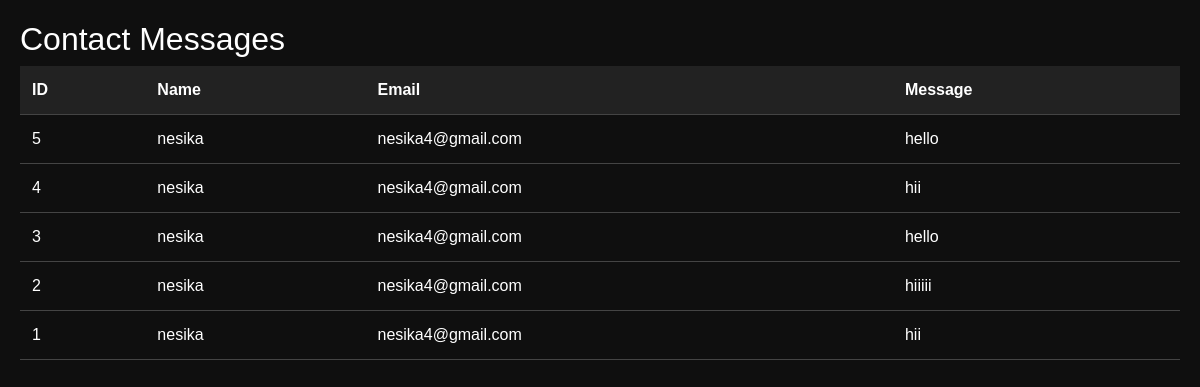
The page /messages on the database its author committed.
### tables this page shows
CREATE TABLE contacts (
            id INTEGER PRIMARY KEY AUTOINCREMENT,
            name TEXT,
            email TEXT,
            message TEXT
        );

### app.py (the view)
@app.route('/messages')
def view_messages():
    conn = sqlite3.connect('messages.db')
    cursor = conn.cursor()
    cursor.execute("SELECT * FROM contacts ORDER BY id DESC")
    data = cursor.fetchall()
    conn.close()
    return render_template('messages.html', messages=data)

### templates/messages.html (shortened to what this page needs)
<!DOCTYPE html>
<html lang="en">
<head>
    <link href="https://cdn.jsdelivr.net/npm/bootstrap@5.3.0/dist/css/bootstrap.min.css" rel="stylesheet">
</head>
<body>
    <h2>Contact Messages</h2>
<table>
    <tr>
        <th>ID</th>
        <th>Name</th>
        <th>Email</th>
        <th>Message</th>
    </tr>
    {% for m in messages %}
    <tr>
        <td>{{ m[0] }}</td>
        <td>{{ m[1] }}</td>
        <td>{{ m[2] }}</td>
        <td>{{ m[3] }}</td>
    </tr>
    {% endfor %}
</table>
</body>
</html>

### templates/messages.html (style rules this page uses)
body { background: #0f0f0f; color: white; font-family: Arial; padding: 20px; }
table { width: 100%; border-collapse: collapse; }
th, td { padding: 12px; border-bottom: 1px solid #444; text-align: left; }
th { background: #222; }

### rows shown on the page
contacts: id "5", name "nesika", email "nesika4@gmail.com", message "hello"
contacts: id "4", name "nesika", email "nesika4@gmail.com", message "hii"
contacts: id "3", name "nesika", email "nesika4@gmail.com", message "hello"
contacts: id "2", name "nesika", email "nesika4@gmail.com", message "hiiiii"
contacts: id "1", name "nesika", email "nesika4@gmail.com", message "hii"
